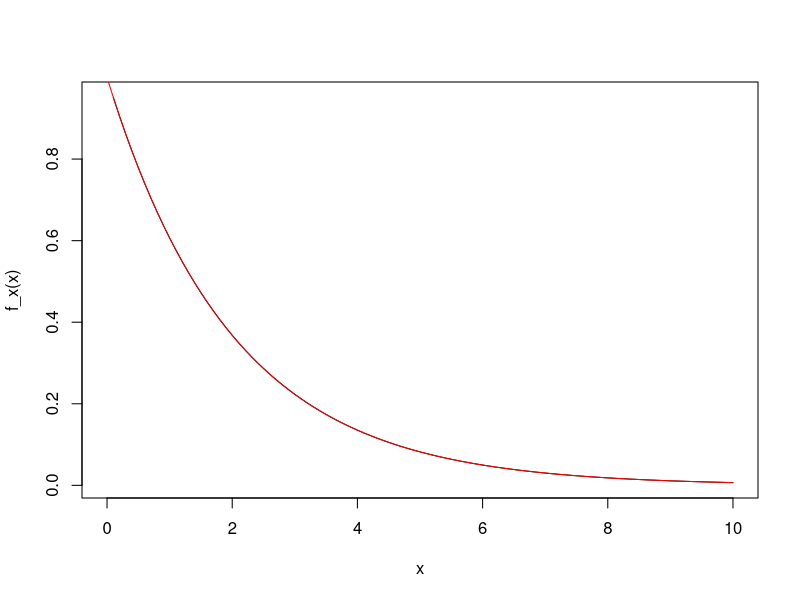
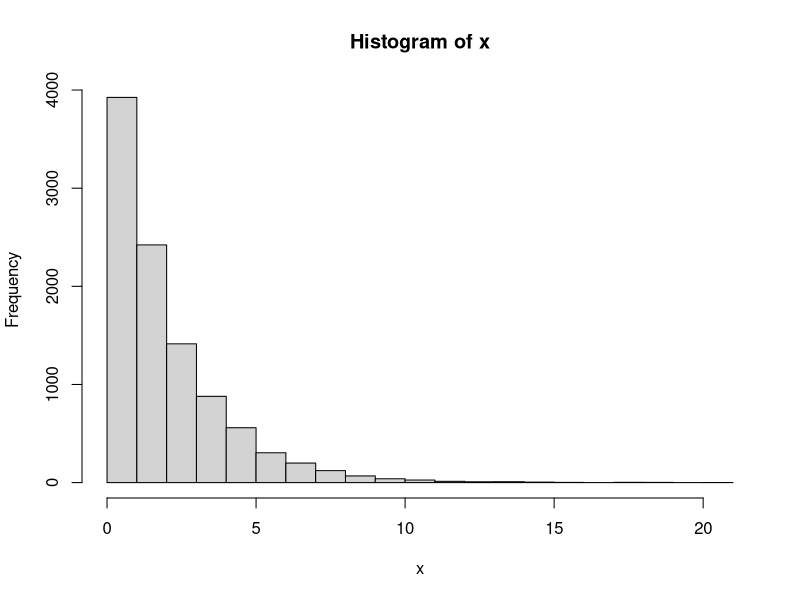
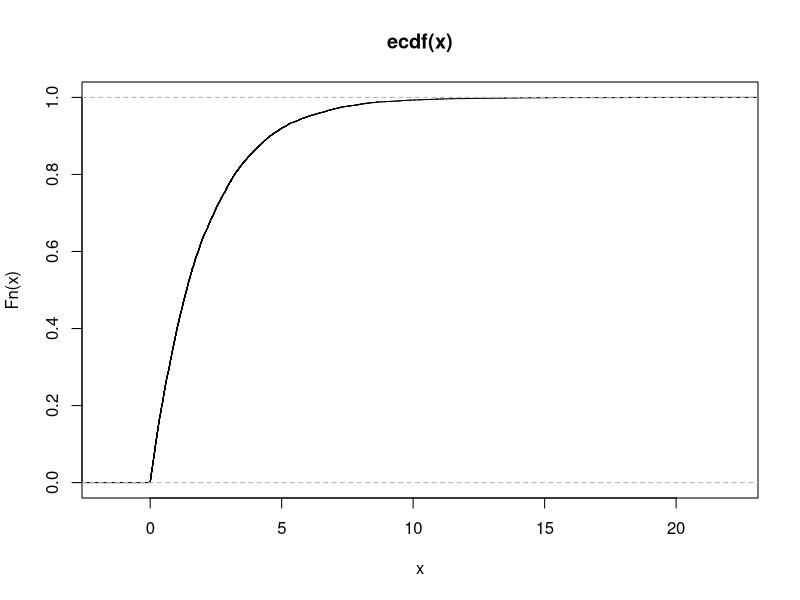
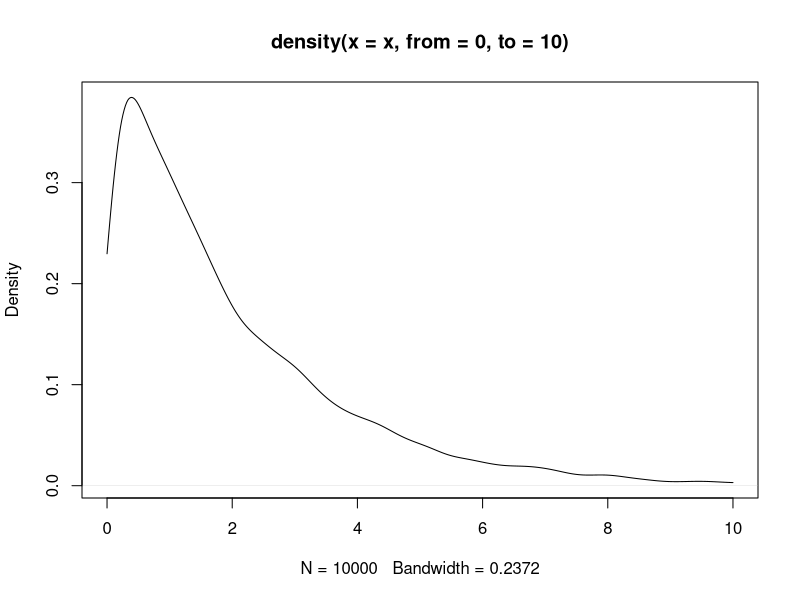
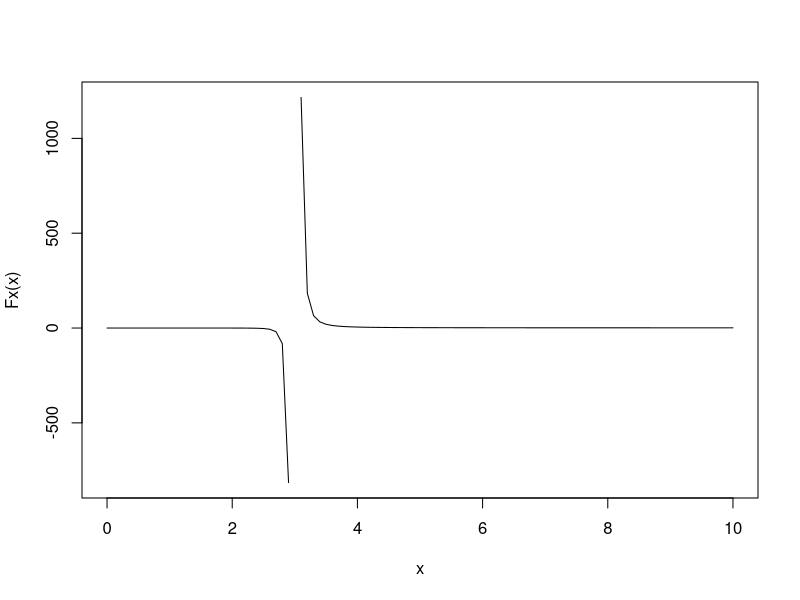
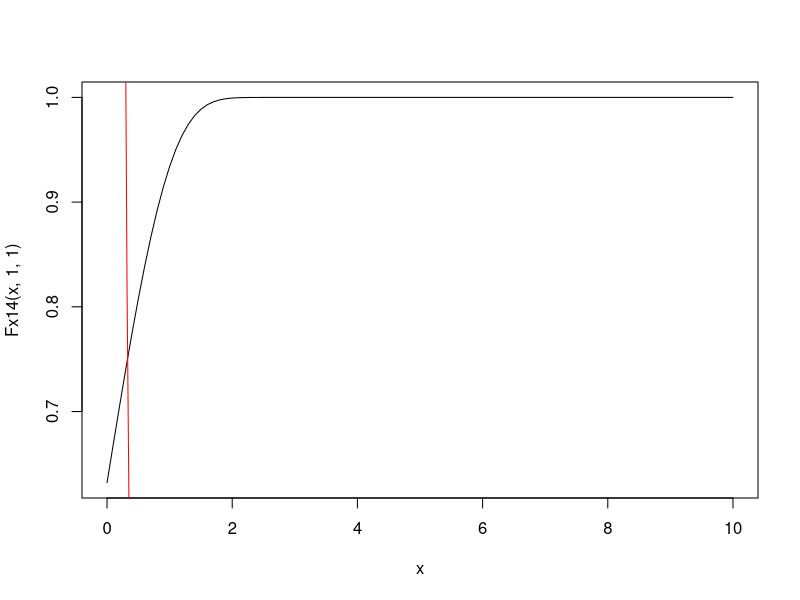
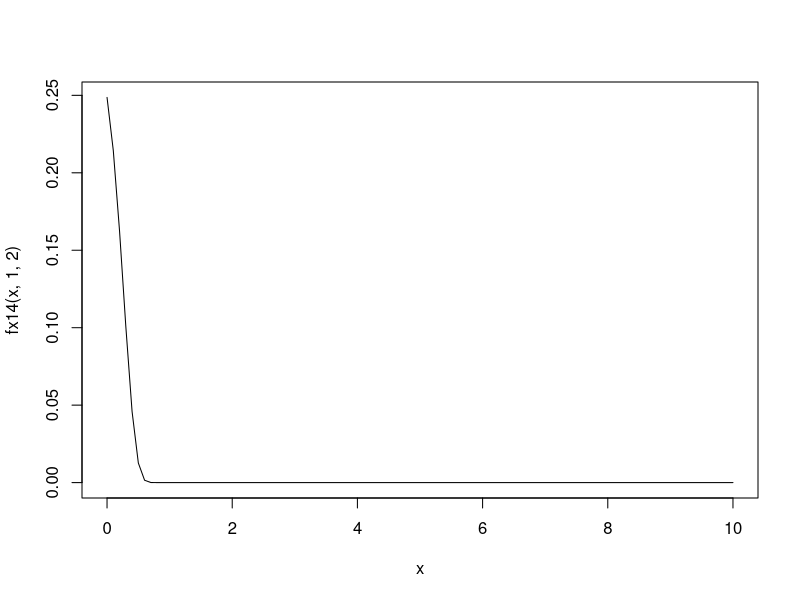

These charts were generated, in order, by the following R code:
f_x <- function(x, theta = 1){
  exp(  -((x^2)/(2* (theta^2) * x ))/theta^2 )
}

F_x <- function(x,theta = 1){
  1-exp((-x^2)/2*theta^2 )
}

curve(f_x(x),0,10)
curve(2*dexp(x,0.5),0,10, col = "red", add = T)

M <- 2
n <- 10000
x <- numeric(n)
i <- 1
k <- 1

while(i <= n){
  y <- rexp(1,rate = 0.5)
  u <- runif(1)
  ratio <- f_x(y)/(M * dexp(y,0.5))
if( u < ratio){
  x[i] <- y
  i <- i+1
}
  k <- k+1
}
k/n


hist(x)

plot(ecdf(x)) # Acumulada empírica.
plot(density(x, from = 0, to = 10)) # Dens. empírica.

ger_ex9 <- function(n = 10000){
  # Função de probabilidade
  f_x <- function(x, theta = 1){
    exp(  -((x^2)/(2* (theta^2) * x ))/theta^2 )
  }
  M <- 2
  x <- numeric(n)
  i <- 1
  k <- 1
  
  while(i <= n){
    y <- rexp(1,rate = 0.5)
    u <- runif(1)
    ratio <- f_x(y)/(M * dexp(y,0.5))
    if( u < ratio){
      x[i] <- y
      i <- i+1
    }}
  
  return(x)

}


#########################

Fx <- function(x,theta1 = 3, theta2 = 3, theta3 = 3){
  ( 1- ( x/theta1 )^-theta2)^-theta3
  
}

curve(Fx, from = 0, to = 10)





######### 14 ###############

Fx14 <- function(x,theta1,theta2){
  
  1 - exp(-theta1 * exp(theta2*x))
}

fx14 <- function(x,theta = 1,pi = 2){
  log(pi)*exp(( (-exp(pi^(pi*x) ) * theta) )+ pi ^ (pi*x)) * (pi ^((pi*x)+1)) * theta
}

curve(Fx14(x,1,1),from = 0, to = 10)
curve(2*dexp(x, 10), col = 'red', add = T, from = 0, to = 4)

curve(fx14(x,1,2), from = 0, to = 10)

n <- 1000
M <- 2
x <- numeric(n)
i <- 1
k <- 1

while(i <= n){
  y <- rexp(1,rate = 10)
  u <- runif(1)
  ratio <- fx14(y,1,2)/(M * dexp(y,10))
  if( u < ratio){
    x[i] <- y
    i <- i+1
  }}





